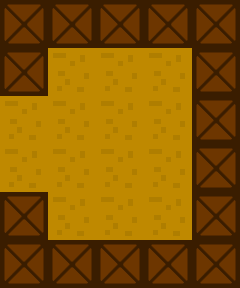

This is a level from a 2D game, rendered from its Tiled map with the project's own tilesets. A one-line summary and the complete map file follow:
An orthogonal 5x6 tile map with 48x48 px tiles, 1 tile layer (background), 3 tilesets and 7 objects (conn1, conn2).

<map version="1.0" orientation="orthogonal" renderorder="right-down" width="5" height="6" tilewidth="48" tileheight="48" nextobjectid="23">
 <tileset firstgid="1" name="background" tilewidth="48" tileheight="48" tilecount="2">
  <image source="../tilesheet.png" width="96" height="48" />
 </tileset>
 <tileset firstgid="3" name="objects_sheet" tilewidth="48" tileheight="48" tilecount="8">
  <image source="../objects_sheet.png" width="192" height="96" />
 </tileset>
 <tileset firstgid="11" name="markers" tilewidth="48" tileheight="48" tilecount="2">
  <image source="../markers.png" width="96" height="48" />
 </tileset>
 <layer name="background" width="5" height="6">
  <data>
   <tile gid="2" />
   <tile gid="2" />
   <tile gid="2" />
   <tile gid="2" />
   <tile gid="2" />
   <tile gid="2" />
   <tile gid="1" />
   <tile gid="1" />
   <tile gid="1" />
   <tile gid="2" />
   <tile gid="1" />
   <tile gid="1" />
   <tile gid="1" />
   <tile gid="1" />
   <tile gid="2" />
   <tile gid="1" />
   <tile gid="1" />
   <tile gid="1" />
   <tile gid="1" />
   <tile gid="2" />
   <tile gid="2" />
   <tile gid="1" />
   <tile gid="1" />
   <tile gid="1" />
   <tile gid="2" />
   <tile gid="2" />
   <tile gid="2" />
   <tile gid="2" />
   <tile gid="2" />
   <tile gid="2" />
  </data>
 </layer>
 <objectgroup name="monsters">
  <object id="12" gid="4" x="144" y="96" width="48" height="48" />
  <object id="13" gid="4" x="144" y="240" width="48" height="48" />
  <object id="14" gid="6" x="96" y="144" width="48" height="48" />
  <object id="15" gid="5" x="144" y="192" width="48" height="48" />
 </objectgroup>
 <objectgroup name="map_data">
  <object id="16" name="conn1" gid="11" x="0" y="144" width="48" height="48" />
  <object id="17" name="conn2" gid="11" x="0" y="192" width="48" height="48" />
  <object id="21" gid="10" x="96" y="96" width="48" height="48" />
 </objectgroup>
</map>
